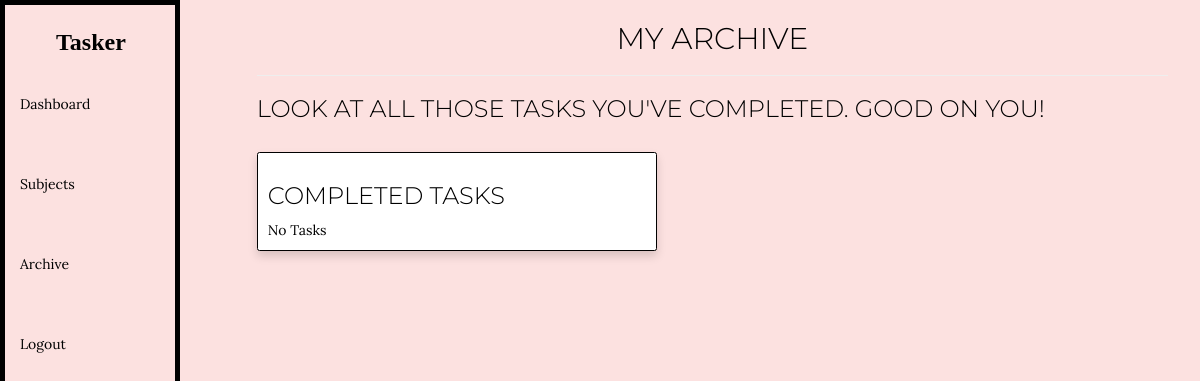
Before: /archive (signed in) with the older database file.
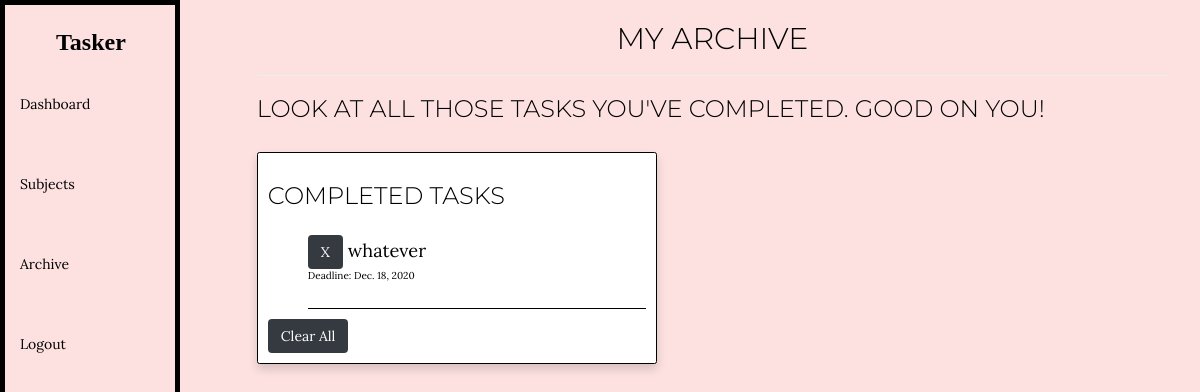
After: the same page with the newer database file.
### Tasker/models.py (models this page shows, shortened)
class Tasks(models.Model):
    objects = models.Manager()
    user = models.ForeignKey(User, on_delete=models.CASCADE, default=None)
    task = models.CharField(max_length=200)
    deadline = models.DateField(null=True, blank=True)
    checked = models.BooleanField(default=False)

### Tasker/views.py (the view)
# urls.py: path("archive", views.archive, name="archive"),
@login_required
@csrf_exempt
def archive(request):
    if request.method == "GET":
        archived = Tasks.objects.filter(user=request.user, checked=True)
        if not archived:
            return render(request, "Tasker/archive.html", {"message": "No Tasks"})
        else:
            return render(request, "Tasker/archive.html", {"archived":archived})
    if request.method == "POST":
        Tasks.objects.filter(checked=True).delete()
        return HttpResponseRedirect(reverse("index"))

### Tasker/templates/Tasker/archive.html (shortened to what this page needs)
{% extends "Tasker/layout.html" %}
{% load static %}
{% block body %}
<div class="body">
    <head>
        <h2> My Archive </h2>
        <hr>
        <h3> Look at all those tasks you've completed. Good on you!</h3>
    </head>
    <br>
    <div class="task-view shadow p-3 mb-5 bg-white rounded">
        <h3> Completed Tasks </h3>
        <ul class="archived-items">
            {% for archive in archived %}
                <li class="task-items" id="{{archive.id}}"><input class="delete btn btn-dark" id="{{archive.id}}" type="submit" value="X" name="delete_task"/> {{archive.task}} <p id="time">Deadline: {{archive.deadline}}</p></li>
            {% endfor %}
        </ul>
        {% if not message %}
        <form method="POST">
            <button class="btn btn-dark delete_all">Clear All</button>
        </form>
        {% else %}
        {{message}}
        {% endif %}
    </div>
</div>
{% endblock %}

Changed rows visible on the page:
added Tasks: task "whatever", deadline "Dec. 18, 2020"
Other visible differences:
{{ message }}: "No Tasks" → (not shown)
text now shown: "Clear All"
